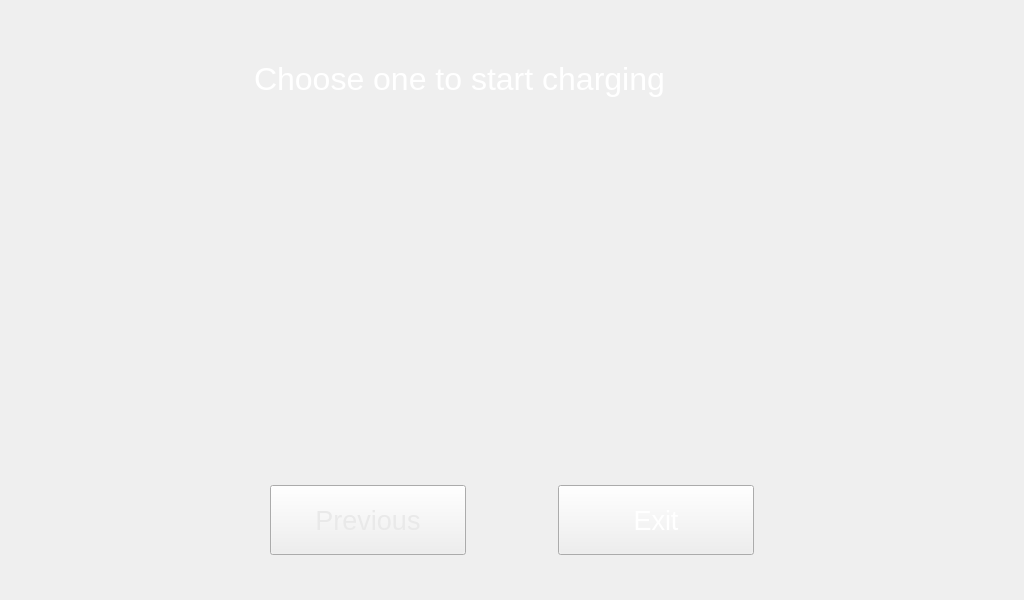
<?xml version="1.0" encoding="UTF-8"?>
<ui version="4.0">
 <class>Form</class>
 <widget class="QWidget" name="Form">
  <property name="geometry">
   <rect>
    <x>0</x>
    <y>0</y>
    <width>1024</width>
    <height>600</height>
   </rect>
  </property>
  <property name="windowTitle">
   <string>Form</string>
  </property>
  <widget class="QLabel" name="label">
   <property name="geometry">
    <rect>
     <x>0</x>
     <y>0</y>
     <width>1024</width>
     <height>600</height>
    </rect>
   </property>
   <property name="text">
    <string/>
   </property>
   <property name="pixmap">
    <pixmap>image/bg_step4.png</pixmap>
   </property>
  </widget>
  <widget class="QLabel" name="label_2">
   <property name="geometry">
    <rect>
     <x>254</x>
     <y>56</y>
     <width>515</width>
     <height>46</height>
    </rect>
   </property>
   <property name="font">
    <font>
     <family>Arial</family>
     <pointsize>24</pointsize>
    </font>
   </property>
   <property name="styleSheet">
    <string notr="true">QLabel {
        color: white;                /* 文字顏色 */
        font-size: 24pt;             /* 字體大小 */
        font-family: &quot;Arial&quot;;
    }
  </string>
   </property>
   <property name="text">
    <string>Choose one to start charging</string>
   </property>
  </widget>
  <widget class="QPushButton" name="pushButton_qrcode">
   <property name="geometry">
    <rect>
     <x>305</x>
     <y>176</y>
     <width>171</width>
     <height>248</height>
    </rect>
   </property>
   <property name="styleSheet">
    <string notr="true">QPushButton {
        border-image: url(&quot;image/btn_qrcode_def.png&quot;) 0 0 0 0 stretch stretch;
        color: #FFFFFF;                /* 文字顏色 */
        font-size: 32pt;             /* 字體大小 */
    }
    QPushButton:pressed {
        border-image: url(&quot;image/btn_qrcode_act.png&quot;) 0 0 0 0 stretch stretch;
color: #FFFF00;                /* 文字顏色 */
        font-size: 32pt;             /* 字體大小 */
    }</string>
   </property>
   <property name="text">
    <string/>
   </property>
   <property name="iconSize">
    <size>
     <width>171</width>
     <height>248</height>
    </size>
   </property>
   <property name="flat">
    <bool>true</bool>
   </property>
  </widget>
  <widget class="QPushButton" name="pushButton_card">
   <property name="geometry">
    <rect>
     <x>548</x>
     <y>176</y>
     <width>171</width>
     <height>248</height>
    </rect>
   </property>
   <property name="styleSheet">
    <string notr="true">QPushButton {
        border-image: url(&quot;image/btn_card_def.png&quot;) 0 0 0 0 stretch stretch;
        color: #FFFFFF;                /* 文字顏色 */
        font-size: 32px;             /* 字體大小 */
    }
    QPushButton:pressed {
        border-image: url(&quot;image/btn_card_act.png&quot;) 0 0 0 0 stretch stretch;
color: #FFFF00;                /* 文字顏色 */
        font-size: 32px;             /* 字體大小 */
    }</string>
   </property>
   <property name="text">
    <string/>
   </property>
   <property name="iconSize">
    <size>
     <width>171</width>
     <height>248</height>
    </size>
   </property>
   <property name="flat">
    <bool>true</bool>
   </property>
  </widget>
  <widget class="QPushButton" name="pushButton_previous">
   <property name="geometry">
    <rect>
     <x>270</x>
     <y>485</y>
     <width>196</width>
     <height>70</height>
    </rect>
   </property>
   <property name="font">
    <font>
     <pointsize>20</pointsize>
    </font>
   </property>
   <property name="styleSheet">
    <string notr="true">QPushButton {
        border-image: url(&quot;image/btn_gr_196x70_def.png&quot;) 0 0 0 0 stretch stretch;
        color: #E9E9E9;                /* 文字顏色 */
        font-size: 20pt;             /* 字體大小 */
    }
    QPushButton:pressed {
        border-image: url(&quot;image/btn_gr_196x70_act.png&quot;) 0 0 0 0 stretch stretch;
color: #FFFF00;                /* 文字顏色 */
        font-size: 20pt;             /* 字體大小 */
    }</string>
   </property>
   <property name="text">
    <string>Previous</string>
   </property>
   <property name="iconSize">
    <size>
     <width>196</width>
     <height>70</height>
    </size>
   </property>
  </widget>
  <widget class="QPushButton" name="pushButton_exit">
   <property name="geometry">
    <rect>
     <x>558</x>
     <y>485</y>
     <width>196</width>
     <height>70</height>
    </rect>
   </property>
   <property name="font">
    <font>
     <pointsize>20</pointsize>
    </font>
   </property>
   <property name="styleSheet">
    <string notr="true">QPushButton {
        border-image: url(&quot;image/btn_196x70_def.png&quot;) 0 0 0 0 stretch stretch;
        color: #FFFFFF;                /* 文字顏色 */
        font-size: 20pt;             /* 字體大小 */
    }
    QPushButton:pressed {
        border-image: url(&quot;image/btn_196x70_act.png&quot;) 0 0 0 0 stretch stretch;
color: #FFFF00;                /* 文字顏色 */
        font-size: 20pt;             /* 字體大小 */
    }</string>
   </property>
   <property name="text">
    <string>Exit</string>
   </property>
   <property name="iconSize">
    <size>
     <width>196</width>
     <height>70</height>
    </size>
   </property>
  </widget>
 </widget>
 <resources/>
 <connections/>
</ui>
